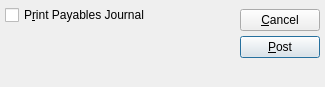
<ui version="4.0" >
 <author></author>
 <comment>This file is part of the xTuple ERP: PostBooks Edition, a free and
open source Enterprise Resource Planning software suite,
Copyright (c) 1999-2011 by OpenMFG LLC, d/b/a xTuple.
It is licensed to you under the Common Public Attribution License
version 1.0, the full text of which (including xTuple-specific Exhibits)
is available at www.xtuple.com/CPAL.  By using this software, you agree
to be bound by its terms.</comment>
 <class>postVouchers</class>
 <widget class="QDialog" name="postVouchers" >
  <property name="geometry" >
   <rect>
    <x>0</x>
    <y>0</y>
    <width>325</width>
    <height>87</height>
   </rect>
  </property>
  <property name="windowTitle" >
   <string>Post Vouchers</string>
  </property>
  <layout class="QHBoxLayout" >
   <property name="margin" >
    <number>5</number>
   </property>
   <property name="spacing" >
    <number>7</number>
   </property>
   <item>
    <layout class="QVBoxLayout" >
     <property name="margin" >
      <number>0</number>
     </property>
     <property name="spacing" >
      <number>0</number>
     </property>
     <item>
      <widget class="XCheckBox" name="_printJournal" >
       <property name="text" >
        <string>P&amp;rint Payables Journal</string>
       </property>
      </widget>
     </item>
     <item>
      <spacer>
       <property name="orientation" >
        <enum>Qt::Vertical</enum>
       </property>
       <property name="sizeType" >
        <enum>QSizePolicy::Expanding</enum>
       </property>
       <property name="sizeHint" >
        <size>
         <width>20</width>
         <height>20</height>
        </size>
       </property>
      </spacer>
     </item>
    </layout>
   </item>
   <item>
    <layout class="QHBoxLayout" >
     <property name="margin" >
      <number>0</number>
     </property>
     <property name="spacing" >
      <number>0</number>
     </property>
     <item>
      <spacer>
       <property name="orientation" >
        <enum>Qt::Horizontal</enum>
       </property>
       <property name="sizeType" >
        <enum>QSizePolicy::Expanding</enum>
       </property>
       <property name="sizeHint" >
        <size>
         <width>20</width>
         <height>20</height>
        </size>
       </property>
      </spacer>
     </item>
     <item>
      <layout class="QVBoxLayout" >
       <property name="margin" >
        <number>0</number>
       </property>
       <property name="spacing" >
        <number>0</number>
       </property>
       <item>
        <layout class="QVBoxLayout" >
         <property name="margin" >
          <number>0</number>
         </property>
         <property name="spacing" >
          <number>5</number>
         </property>
         <item>
          <widget class="QPushButton" name="_close" >
           <property name="text" >
            <string>&amp;Cancel</string>
           </property>
          </widget>
         </item>
         <item>
          <widget class="QPushButton" name="_post" >
           <property name="text" >
            <string>&amp;Post</string>
           </property>
           <property name="default" >
            <bool>true</bool>
           </property>
          </widget>
         </item>
        </layout>
       </item>
       <item>
        <spacer>
         <property name="orientation" >
          <enum>Qt::Vertical</enum>
         </property>
         <property name="sizeType" >
          <enum>QSizePolicy::Preferred</enum>
         </property>
         <property name="sizeHint" >
          <size>
           <width>20</width>
           <height>20</height>
          </size>
         </property>
        </spacer>
       </item>
      </layout>
     </item>
    </layout>
   </item>
  </layout>
 </widget>
 <layoutdefault spacing="5" margin="5" />
 <pixmapfunction>qPixmapFromMimeSource</pixmapfunction>
 <customwidgets>
  <customwidget>
   <class>XCheckBox</class>
   <extends>QCheckBox</extends>
   <header>xcheckbox.h</header>
  </customwidget>
 </customwidgets>
 <tabstops>
  <tabstop>_printJournal</tabstop>
  <tabstop>_post</tabstop>
  <tabstop>_close</tabstop>
 </tabstops>
 <includes/>
 <resources/>
 <connections>
  <connection>
   <sender>_close</sender>
   <signal>clicked()</signal>
   <receiver>postVouchers</receiver>
   <slot>reject()</slot>
   <hints>
    <hint type="sourcelabel" >
     <x>20</x>
     <y>20</y>
    </hint>
    <hint type="destinationlabel" >
     <x>20</x>
     <y>20</y>
    </hint>
   </hints>
  </connection>
 </connections>
</ui>
